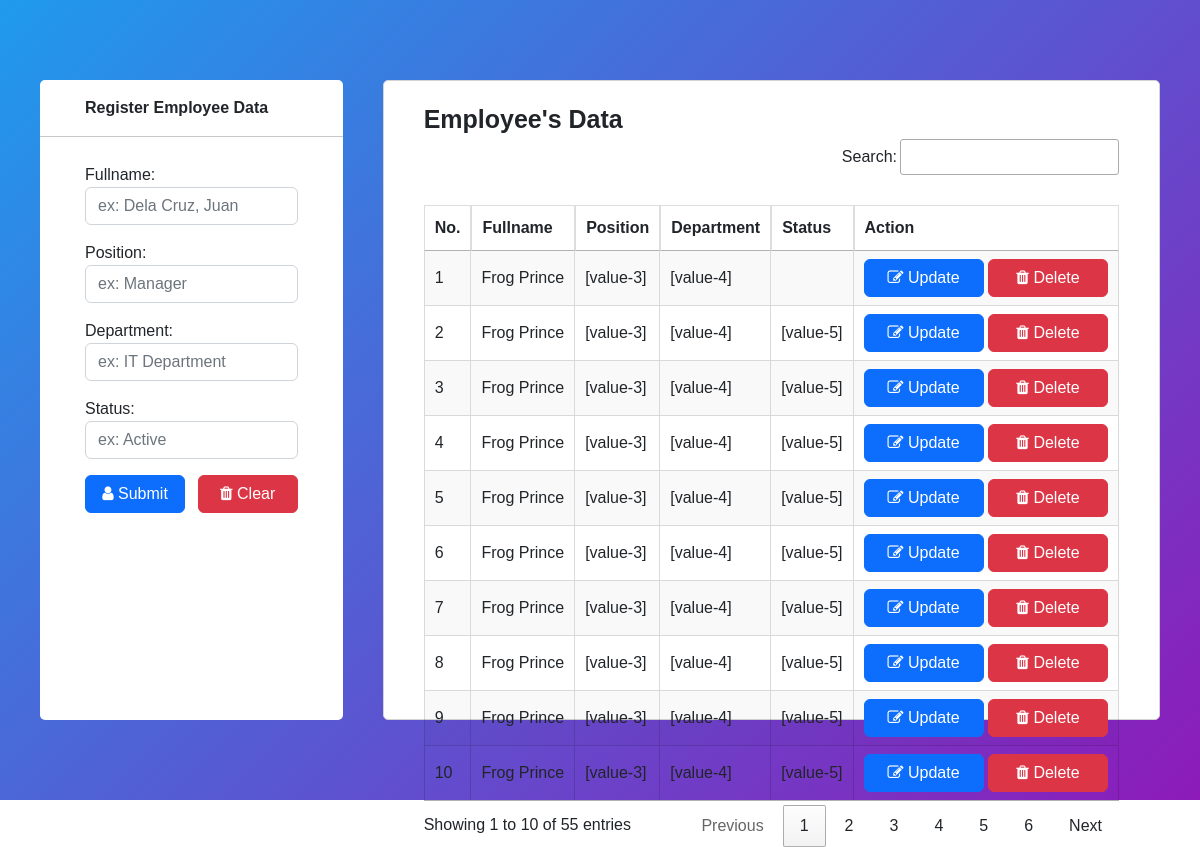
The page / on the database its author committed.
### tables this page shows
CREATE TABLE `employee_info` (
  `emp_id` int(11) NOT NULL,
  `emp_fname` varchar(120) NOT NULL,
  `emp_position` varchar(120) NOT NULL,
  `emp_department` varchar(120) NOT NULL,
  `emp_status` varchar(100) NOT NULL
);

### model.php (called while the page is built, shortened)
<?php
class Model{
    private $servername = 'localhost';
    private $username = 'root';
    private $password = '';
    private $dbname = 'fujitsu_exam';
    private $conn;
    function __construct(){
        $this->conn = new mysqli($this->servername,$this->username,$this->password,$this->dbname);
        if($this->conn->connect_error){
            echo 'Connection failed';
        } else {
            return $this->conn;
        }
    }
        public function displayRecord()
        {
            $sql = "SELECT * FROM employee_info ";
            $result = $this->conn->query($sql);
            if($result->num_rows>0){
                while($row = $result->fetch_assoc()){
                        $data[] = $row;
                }
                return $data;
            }
        }
}
?>

### includes/isset.php (called while the page is built, shortened)
<?php if(isset($_POST['btn_submit']))
$data = $obj->displayRecord();

### index.php (the view)
<?php include 'includes/header.php' ?>
            <div class="side-form">
                        <div class="form-group mt-3">
                            <label class="form-title">Register Employee Data</label> <hr>
                        </div>
                        <?php
                        if(isset($_GET['editId']))
                        {
                            $editId = $_GET['editId'];
                            $rec = $obj->displayRecordById($editId);
                        ?>
                     <form id="formValidation" action=index.php method="post">
                        <div class="form-group mb-3" >
                            <label>Fullname:</label>
                            <input type="text" name="fname" id="fname"  value = "<?php echo $rec['emp_fname'] ?>" class="form-control">
                        </div>
                        <div class="form-group mb-3" >
                            <label>Position:</label>
                            <input type="text" name="position" value = "<?php echo $rec['emp_position'] ?>" id="position" class="form-control">
                        </div>
                        <div class="form-group mb-3" >
                            <label>Department:</label>
                            <input type="text" name="dept" id="dept" value = "<?php echo $rec['emp_department'] ?>" class="form-control">
                        </div>
                        <div class="form-group mb-3" >
                            <label>Status:</label>
                            <input type="text" name="status" id="status" value = "<?php echo $rec['emp_status'] ?>" class="form-control">
                        </div>
                        <input type="hidden" name="hidden" value="<?php echo $rec['emp_id'] ?>">
                        <button type="submit" id="btn-primary" name="btn_update" class="btn btn-primary"><i class="fa fa-user" aria-hidden="true"></i> Update</button>
                        <button type="submit" id="btn-danger" class="btn btn-danger"><i class="fa fa-trash" aria-hidden="true"></i> Clear  </button>
                    </form>
                        <?php } else { ?>
                    <form id="formValidation" action=index.php method="post">
                        <div class="form-group mb-3" >
                            <label>Fullname:</label>
                            <input type="text" name="fname" id="fname" placeholder="ex: Dela Cruz, Juan" class="form-control">
                        </div>
                        <div class="form-group mb-3" >
                            <label>Position:</label>
                            <input type="text" name="position" id="position" placeholder="ex: Manager   " class="form-control">
                        </div>
                        <div class="form-group mb-3" >
                            <label>Department:</label>
                            <input type="text" name="dept" id="dept" placeholder="ex: IT Department " class="form-control">
                        </div>
                        <div class="form-group mb-3" >
                            <label>Status:</label>
                            <input type="text" name="status" placeholder="ex: Active" id="status" class="form-control">
                        </div>
                        <button type="submit" id="btn-primary" name="btn_submit" class="btn btn-primary"><i class="fa fa-user" aria-hidden="true"></i> Submit</button>
                        <button type="submit" id="btn-danger" class="btn btn-danger"><i class="fa fa-trash" aria-hidden="true"></i> Clear  </button>
                    </form>
                    <?php } ?>
            </div>
        <div class="right-table">
            <label style="font-weight:bold;font-size:25px;  "> Employee's Data </label>
                <table id="example" class="display nowrap cell-border" width="100%">
                <thead>
                  <tr>
                    <th width="5%" scope="col">No.</th>
                    <th  scope="col">Fullname</th>
                    <th scope="col">Position</th>
                    <th scope="col">Department</th>
                    <th scope="col">Status</th>
                    <th scope="col">Action</th>
                  </tr>
                </thead>
                <tbody>
                    <?php $data = $obj->displayRecord();
                    $count = 1;
                    foreach ($data as $value) {
                        ?>
                  <tr>
                    <td><?php echo $count++; ?> </td>
                    <td><?php echo $value['emp_fname'] ?></td>
                    <td><?php echo $value['emp_position'] ?></td>
                    <td><?php echo $value['emp_department'] ?></td>
                    <td><?php echo $value['emp_status'] ?></td>
                    <td width="20%" style="text-align: center">
                    <a style="width:120px;" name="btn_update" class="btn btn-primary text-white" href="index.php?editId=<?php echo $value['emp_id'];?>"><i class="fa fa-edit"></i> Update</a>
                    <a style="width:120px;"name="btn_delete" class="btn btn-danger text-white"href="index.php?deleteid=<?php echo $value['emp_id'];?>"><i class="fa fa-trash"></i> Delete</a> </td>
                  </tr>
                <?php } ?>
                </tbody>
              </table>
        </div>
</div>
<?php include 'includes/footer.php' ?>

### includes/header.php (shortened to what this page needs)
<?php
include 'model.php';
$obj = new Model();
include 'includes/isset.php';
?>
<!doctype html>
<html lang="en">
  <head>
    <link rel="stylesheet" href="css/style.css">
    <link href="https://cdn.jsdelivr.net/npm/bootstrap@5.2.0/dist/css/bootstrap.min.css" rel="stylesheet">
    <link rel="stylesheet" href="https://cdnjs.cloudflare.com/ajax/libs/font-awesome/4.7.0/css/font-awesome.min.css">
    <link rel="stylesheet" href="https://cdn.datatables.net/1.12.1/css/jquery.dataTables.min.css">
  </head>
  <body >
  <div class="form-container">

### includes/footer.php (shortened to what this page needs)
</body>
</html>

### css/style.css (style rules this page uses)
* { padding:0; margin:0; box-sizing: border-box; font-family: 'Poppins',sans-serif; }
body { background:linear-gradient(135deg,#1f9aec,#8d1bb9) no-repeat; }
.form-container { display: flex; padding:20px 40px; height:100vh; align-items: center; justify-content: center; }
.side-form { background:white; height:80vh; border-radius: 5px; }
.right-table { margin-left:40px; width:70%; border:1px solid lightgray; padding:20px 40px; background:white; border-radius: 5px; height:80vh; }
form { padding:10px 45px; }
#btn-primary { width:100px; }
#btn-danger { float:right; width:100px; }
.form-title { font-weight: bold; margin-left:45px; }
th:nth-child(odd),th:nth-child(even) { border-left: 1px solid #dddddd; border-top: 1px solid #dddddd; border-right: 1px solid #dddddd; }

### rows shown on the page
employee_info: emp_fname "Frog Prince", emp_position "[value-3]", emp_department "[value-4]"
employee_info: emp_fname "Frog Prince", emp_position "[value-3]", emp_department "[value-4]", emp_status "[value-5]"
employee_info: emp_fname "Frog Prince", emp_position "[value-3]", emp_department "[value-4]", emp_status "[value-5]"
employee_info: emp_fname "Frog Prince", emp_position "[value-3]", emp_department "[value-4]", emp_status "[value-5]"
employee_info: emp_fname "Frog Prince", emp_position "[value-3]", emp_department "[value-4]", emp_status "[value-5]"
employee_info: emp_fname "Frog Prince", emp_position "[value-3]", emp_department "[value-4]", emp_status "[value-5]", $value['emp_id'] 12 (drawn)
employee_info: emp_fname "Frog Prince", emp_position "[value-3]", emp_department "[value-4]", emp_status "[value-5]"
employee_info: emp_fname "Frog Prince", emp_position "[value-3]", emp_department "[value-4]", emp_status "[value-5]"
employee_info: emp_fname "Frog Prince", emp_position "[value-3]", emp_department "[value-4]", emp_status "[value-5]"
employee_info: emp_fname "Frog Prince", emp_position "[value-3]", emp_department "[value-4]", emp_status "[value-5]"
